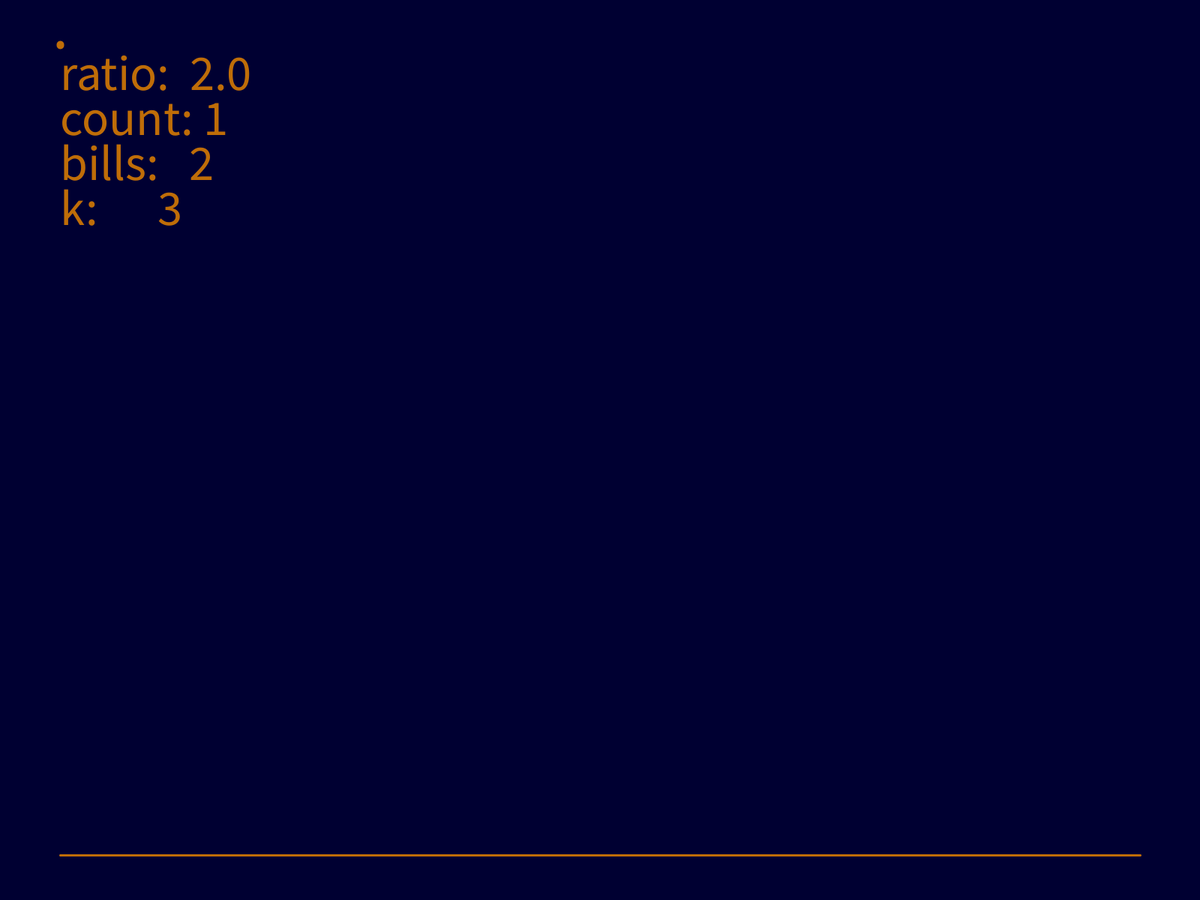
Frame 1 (no input)
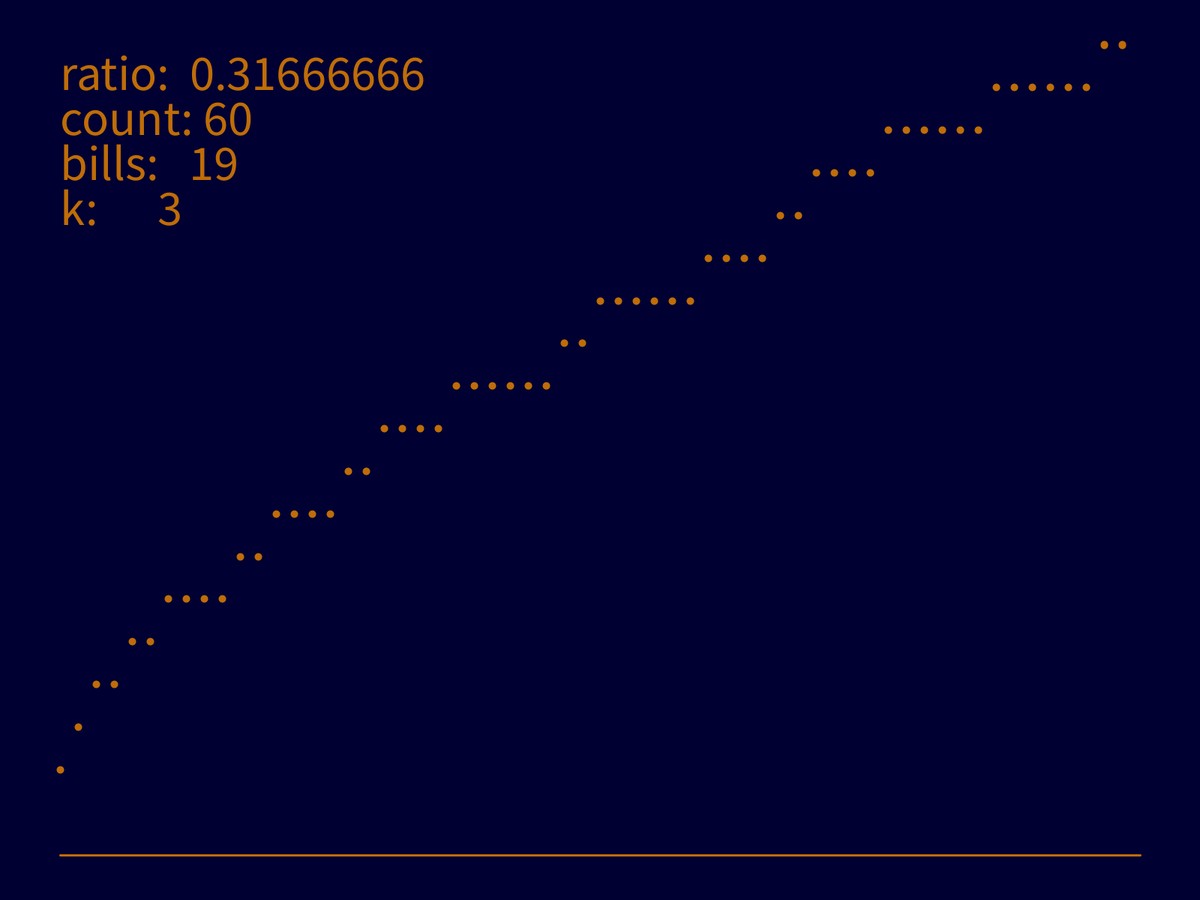
Frame 60 (the mouse pressed at the canvas centre just before this capture)
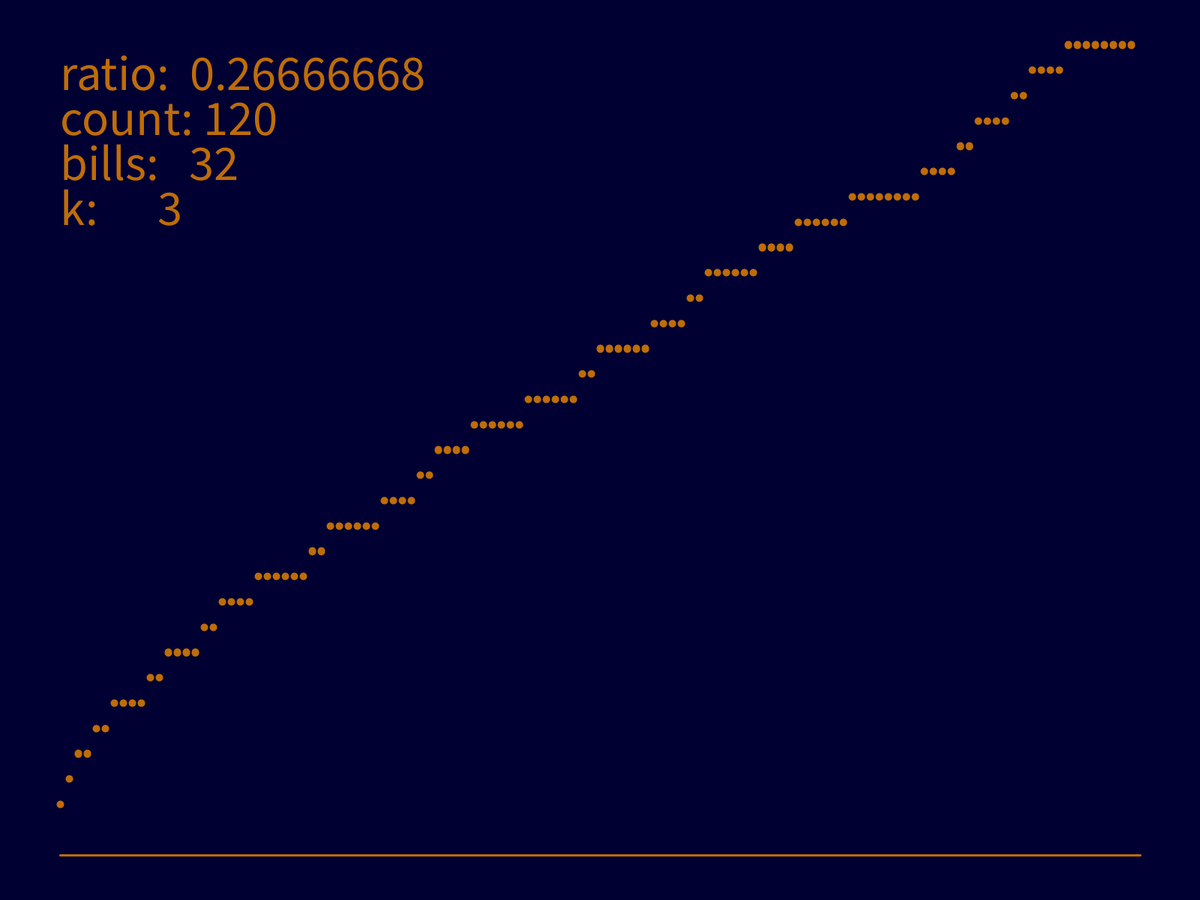
Frame 120 (the mouse held since frame 60 and released just before this capture)

The Processing sketch that drew these frames (run headless with seeded random() and noise(); from frame 60 on, the mouse is pressed at the canvas centre):

// Processing sketch: money
// ── money.pde
ArrayList<Integer> y = new ArrayList<Integer>();
ArrayList<Integer> sum_at_y = new ArrayList<Integer>();
int max = 0;

// Geldscheine
int k = 3;

void setup() {
  fullScreen();
  //size(900,600);
  stroke(#BF6D08);
  fill(#BF6D08);
  textSize(height*1.0/900*50);
  //textFont();
  
  frameRate(10);
}

void draw() {
  background(0, 0, 50);
  
  strokeWeight(3);
  line(0.95*width,0.95*height, 0.05*width, 0.95*height);
  strokeWeight(10);
  
  if(check(frameCount) == false){
   println("Kackidee, geht nicht bei "+frameCount);
   exit(); 
  }
  sum_at_y.add(y.size());
  if (y.size() > max) max = y.size();
  float dy = 1.0/max;
  float dx = 1.0/sum_at_y.size();

  float hgt = 0.9*height;
  float wdt = 0.9*width;

  text("count: "+sum_at_y.size(), 0.05*width, 3*0.05*height);
  text("bills:   "+max, 0.05*width, 4*0.05*height);
  text("ratio:  "+max*1.0/sum_at_y.size(), 0.05*width, 2*0.05*height);
  text("k:      "+k, 0.05*width, 5*0.05*height);

  // flip to mathe system
  scale(1, -1);
  translate(0, -height);
  
  int skip = ceil(sum_at_y.size()*1.0/200);
  translate(0.05*width, 0.05*height);
  for (int i=0; i<frameCount; i += skip) {
    pushMatrix();
    translate(0, sum_at_y.get(i)*hgt*dy);
    point(0, 0);
    popMatrix();
    translate(skip*wdt*dx, 0);
  }
}

// i = maximale Zahl der Scheine
// sum_of_cash = aktuelle Geldsumme
// to_reach = zu erreichende Geldsumme
boolean rec_ranz(int i, int sum_of_cash, int to_reach){
  if(i > 0){
    if(sum_of_cash == to_reach) return true;
    for(int j=0; j<y.size(); j++){
      if(rec_ranz(i-1, sum_of_cash+y.get(j), to_reach)) return true;
    }
    return false;
  }
  else{
    if(sum_of_cash == to_reach) return true;
    else return false;
  }
}
// ── funktionen.pde
///////////////////////////////////////////////
boolean check(int x) {
  prim(x);
  //fib3(x);
  return rec_ranz(k,0,x);
}
///////////////////////////////////////////////

// 3 // 0.333
void triv(int x){
  if(x%k == 1) y.add(x);
}

// 2 // 0.5
// 3 // 0.333
void triv_no_intell(int x){
  if(!rec_ranz(k,0,x)) y.add(x);
}

// 2 // 0.333
// 3 // 0.2
// 4 // 0.144
void triv_with_2(int x){
  if(!rec_ranz(k,0,x)) y.add(x);
  if(!y.contains(2)) y.add(2);
}

// 2 // Error @ 12
// 3 // Error @ 33
// 4 // Error @ 88
// 5 // Error @ 232
void fib(int x){
  ArrayList<Integer> nums = new ArrayList<Integer>();
  nums.add(1); nums.add(1);
  if(x==1) y.add(1);
  while(true){
    int nuw = nums.get(nums.size()-1) + nums.get(nums.size()-2);
    if(nuw == x) y.add(x);
    if(nuw > x) break;
    nums.add(nuw);
  }
}

// 3 // 0.000
void prim(int x){
  if(x==1) y.add(1);
  boolean is_prime = true;
  for(int i=2; i<=sqrt(x); i++){
    if(x%i == 0) is_prime = false;
  }
  if(is_prime) y.add(x);
}

void fib2(int x){
  ArrayList<Integer> nums = new ArrayList<Integer>();
  nums.add(2); nums.add(1);
  if(x==1){ y.add(1); y.add(2);}
  while(true){
    int nuw = nums.get(nums.size()-1) + nums.get(nums.size()-2);
    if(nuw == x) y.add(x);
    if(nuw > x) break;
    nums.add(nuw);
  }
}

void fib3(int x){
  ArrayList<Integer> nums = new ArrayList<Integer>();
  nums.add(1); nums.add(1);
  if(x==1){ y.add(1);}
  while(true){
    int nuw = nums.get(nums.size()-1) + nums.get(nums.size()-2);
    if(nuw == x) y.add(x);
    if(nuw > x) break;
    nums.add(nuw);
  }
  if(!rec_ranz(k,0,x)) y.add(x);
}
